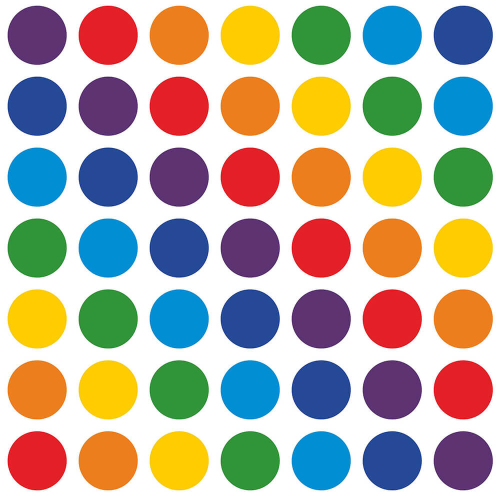
#> input picture lab_5/image_recognition/circles.jpg, 1000 x 1000 px (shown at 1/2 size)
$ python lab_5_image_recognition.py
#> lines starting #> are read from the running program, lines starting #| are printed output that depends on the picture; after the words box and inside, x2 and y2 are one past the last pixel; in counts of white or black regions, pixels touching at a corner belong together
import cv2
import numpy as np
from matplotlib import pyplot as plt

# Зчитування зображення
def image_read (file_name):
    image = cv2.imread(file_name, cv2.IMREAD_COLOR)
    plt.imshow(image)
    plt.show()

    return image

# Обробка зображення
def image_processing (file_name, image):
    # Перетворити в градації сірого
    gray = cv2.cvtColor(image, cv2.COLOR_BGR2GRAY)
    # Розмиття за допомогою ядра 3 * 3
    gray_blurred = cv2.blur(gray, (3, 3))
    cv2.imwrite(file_name, gray_blurred)
    plt.imshow(gray_blurred)
    plt.show()

    return gray_blurred

# Розпізнавання кругів на зображеннях
def circle_recognition(image, processed_image, file_name, var):
    # Застосування трансформації Хафа до розмитого зображення
    # circles
    if (var == 1):
        detected_circles = cv2.HoughCircles(processed_image,
                                            cv2.HOUGH_GRADIENT, 1, 20, param1=10,
                                            param2=100, minRadius=1, maxRadius=400)
    # jalynka
    elif (var == 2):
        detected_circles = cv2.HoughCircles(processed_image,
                                            cv2.HOUGH_GRADIENT, 1, 20, param1=250,
                                            param2=55, minRadius=1, maxRadius=400)
    # jalynka_2
    else:
        detected_circles = cv2.HoughCircles(processed_image,
                                            cv2.HOUGH_GRADIENT, 1, 20, param1=250,
                                            param2=100, minRadius=1, maxRadius=400)

    # Малювання виявлених кіл
    if detected_circles is not None:
        # Перетворення параметрів кола a, b і r на цілі числа
        detected_circles = np.uint16(np.around(detected_circles))
        for pt in detected_circles[0, :]:
            a, b, r = pt[0], pt[1], pt[2]
            # Малювання окружності кола
            cv2.circle(image, (a, b), r, (0, 255, 0), 7)
            # Малювання маленького кола (радіусом 1), щоб показати центр
            cv2.circle(image, (a, b), 1, (0, 0, 255), 10)
        print("Знайдено {0} круглих об'єктів".format(len(detected_circles[0, :])))
        cv2.imwrite(file_name, image)
        plt.imshow(image)
        plt.show()

    return

if __name__ == '__main__':

    images = ['circles.jpg', 'jalynka.jpg', 'jalynka_2.jpg']
    descriptions = ['круги', 'ялинкові прикраси', 'ялинкові прикраси 2']
    processed_images = ['circles_filtred.jpg', 'jalynka_filtred.jpg', 'jalynka_2_filtred.jpg']
    results = ['circles_reconition.jpg', 'jalynka_reconition.jpg', 'jalynka_2_reconition.jpg']

    # Вибір зображення
    print('Оберіть зображення для image recognition:')
    for i in range(len(descriptions)):
        print(i + 1, '-', descriptions[i])
    data_mode = int(input('mode:'))
#> the answer given: 1
    # Якщо джерело даних існує
    if data_mode in range(1, len(images) + 1):

        image = image_read(images[data_mode - 1])
#> in image_read, image is the input picture: shape (1000, 1000, 3); mean B, G, R 163.4, 176.7, 186.4
        processed_image = image_processing(processed_images[data_mode - 1], image)
#> in image_processing, `gray = cv2.cvtColor(image, cv2.COLOR_BGR2GRAY)`:
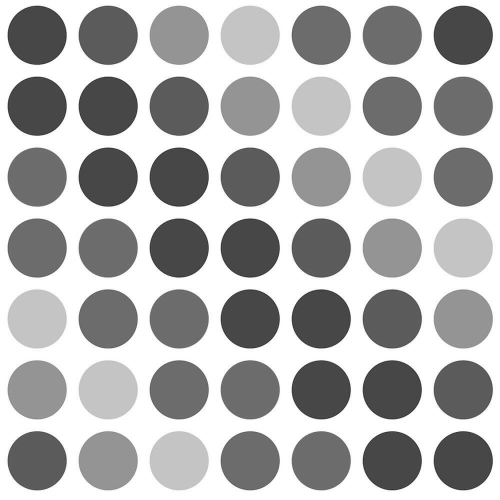
#> gray: shape (1000, 1000) (shown at 1/2 size); min 12, max 255, mean 178.1
        circle_recognition(image, processed_image, results[data_mode - 1], data_mode)
#> in circle_recognition, `detected_circles = cv2.HoughCircles(processed_image, cv2.HOUGH_GRADIEN..`: detected_circles = 49 rows, first 8: [926.5, 353.5, 58.8], [73.5, 70.5, 58.8], [499.5, 211.5, 58.8], [926.5, 211.5, 58.8], [215.5, 495.5, 58.6], [642.5, 69.5, 59], [499.5, 637.5, 58.7], [215.5, 920.5, 58.9]
#> in circle_recognition, `detected_circles = np.uint16(np.around(detected_circles))`: detected_circles = 49 rows, first 8: [926, 354, 59], [74, 70, 59], [500, 212, 59], [926, 212, 59], [216, 496, 59], [642, 70, 59], [500, 638, 59], [216, 920, 59]
#> the loop in circle_recognition, `for pt in detected_circles[0, :]:` made 49 passes
#> (a, b, r) on passes 1 to 12: (926, 354, 59), (74, 70, 59), (500, 212, 59), (926, 212, 59), (216, 496, 59), (642, 70, 59), (500, 638, 59), (216, 920, 59), (216, 780, 59), (500, 70, 59), (642, 780, 59), (358, 212, 59)
#> after the loop in circle_recognition, `for pt in detected_circles[0, :]:`:
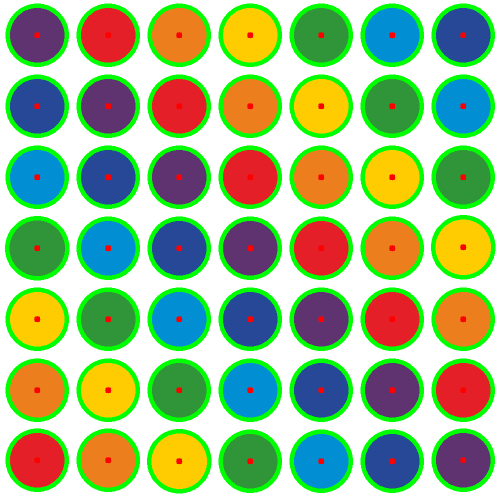
#> image: shape (1000, 1000, 3) (shown at 1/2 size); 16.81% of pixels changed, all inside (x1, y1, x2, y2) = (10, 7, 991, 987)
#| Знайдено 49 круглих об'єктів
